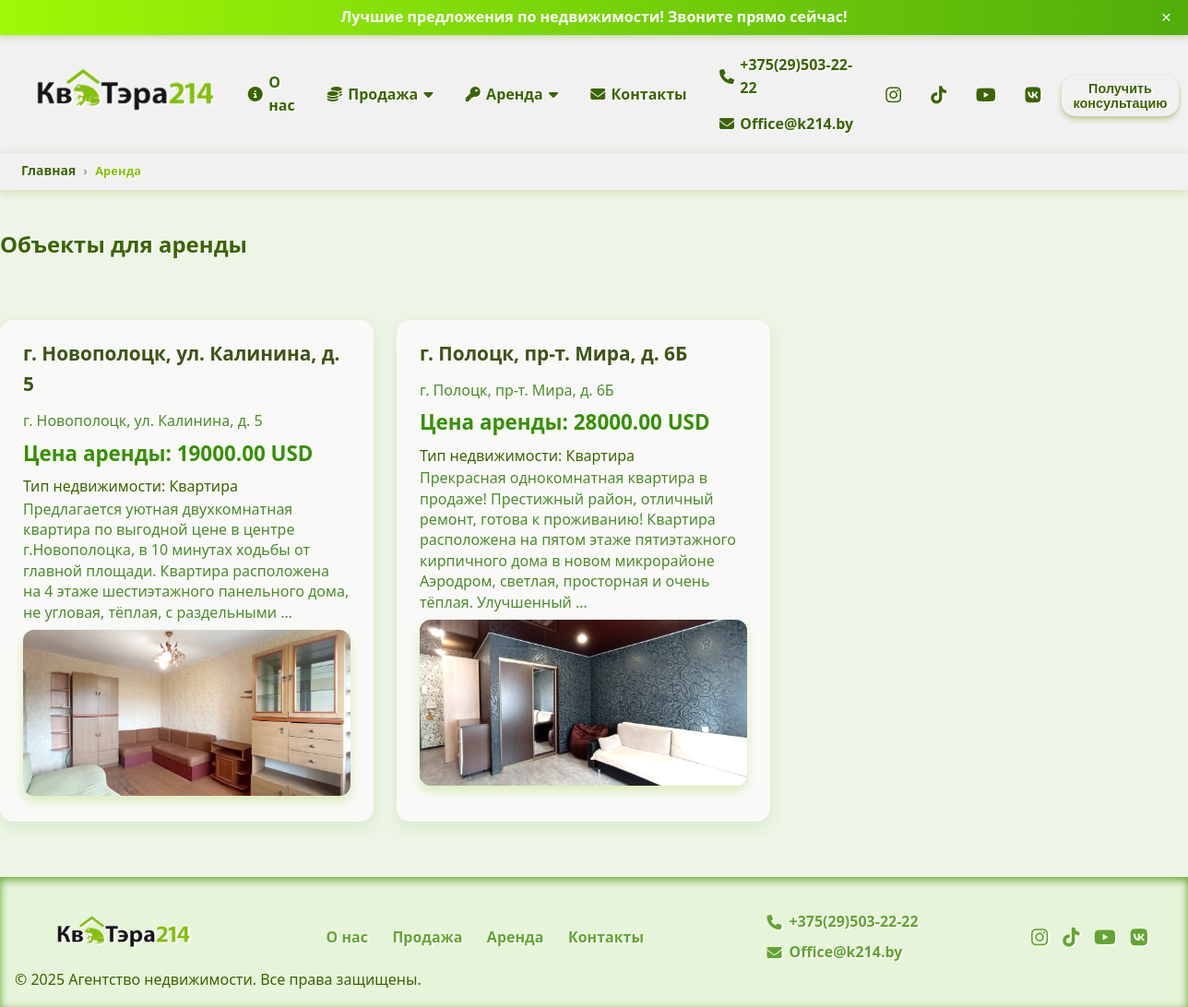
The app's page /rent with its own data.
### webapp/models.py (models this page shows, shortened)
class Contact(models.Model):
    name = models.CharField(max_length=255)
    phone = models.CharField(max_length=20, default='phone')
    phone_two = models.CharField(max_length=20, default='phone')
    email = models.EmailField()
    class Meta:
        verbose_name = "Контакт"
        verbose_name_plural = "Контакты"

class SocialNetwork(models.Model):
    contact = models.ForeignKey(Contact, related_name='social_networks', on_delete=models.CASCADE)
    name = models.CharField(max_length=100)
    url = models.URLField()
    icon = models.CharField(max_length=100, help_text='Название иконки (например, fa-facebook) или путь')
    class Meta:
        verbose_name = "Соц сети"
        verbose_name_plural = "Соц сети"

class Property(models.Model):
    CURRENCY_CHOICES = [
        ('USD', 'USD'),
        ('BYN', 'BYN'),
    ]
    name = models.CharField(max_length=255, verbose_name="Имя/Адрес")
    slug = models.SlugField(max_length=255, unique=True, blank=True, null=True, verbose_name="Для адресной строки ЮРЛ")
    city_name = models.CharField(max_length=255, default='город', verbose_name="Город")
    description = models.TextField(verbose_name="Описание")
    notes = models.TextField(default='Примечание', verbose_name="Примечание")
    address = models.CharField(max_length=500, verbose_name="Адрес")
    price = models.DecimalField(max_digits=12, decimal_places=2, verbose_name="Цена")
    floor = models.TextField(help_text='Этаж', verbose_name="Этаж", default=0)
    many_rooms = models.TextField(help_text='Сколько комнат', verbose_name="Сколько комнат", default=0)
    area = models.FloatField(help_text='Площадь в квадратных метрах', verbose_name="Полщадь м/кв")
    area_ga = models.FloatField(help_text='Площадь в гектарах/сотках', verbose_name="Площадь в гектарах/сотках", null=True, blank=True)
    date_posted = models.DateField(auto_now_add=True, verbose_name="Дата добавления")
    is_sale = models.BooleanField(default=True, verbose_name="Продается")
    is_rent = models.BooleanField(default=True, verbose_name="Сдается в аренду")
    is_active_new = models.BooleanField(default=True, verbose_name="Новое объявление")
    is_active_house = models.BooleanField(default=True, verbose_name="Доступен дом")
    is_active_country_house = models.BooleanField(default=True, verbose_name="Доступен загородный дом")
    is_active_apartment = models.BooleanField(default=True, verbose_name="Доступна квартира")
    is_active_sold = models.BooleanField(default=False, verbose_name="Продан")
    contacts = models.ManyToManyField('Contact', related_name='properties', verbose_name="Контакты")
    currency = models.CharField(max_length=3, choices=[('USD', 'USD'), ('BYN', 'BYN')], default='USD', verbose_name="Валюта")
    class Meta:
        verbose_name = "Объекты"
        verbose_name_plural = "Объекты"

class PropertyPhoto(models.Model):
    property = models.ForeignKey(Property, related_name='photos', on_delete=models.CASCADE)
    photo = models.ImageField(upload_to='property_photos/')
    alt_text = models.CharField(max_length=255, blank=True)

### webapp/views.py (the view, shortened to what this page needs)
# urls.py: path('rent', views.rent, name='rent'),
def rent(request):
    properties = Property.objects.filter(is_rent=True)  # добавляем фильтр по аренде
    property_types = request.GET.getlist('property_type')
    direction = request.GET.get('direction', '').strip()
    if direction:
        properties = properties.filter(address__icontains=direction)
    price_min = request.GET.get('price_min')
    if price_min:
        try:
            price_min = float(price_min)
            properties = properties.filter(price__gte=price_min)
        except (ValueError, TypeError):
            pass
    price_max = request.GET.get('price_max')
    if price_max:
        try:
            price_max = float(price_max)
            properties = properties.filter(price__lte=price_max)
        except (ValueError, TypeError):
            pass
    currency = request.GET.get('currency')
    if currency in dict(Property.CURRENCY_CHOICES).keys():
        properties = properties.filter(currency=currency.upper())
    context = {
        'properties': properties,
    }
    return render(request, 'webapp/rent_page.html', context)

### webapp/context_processors.py (called while the page is built)
def contact_data(request):
    contact = Contact.objects.prefetch_related('social_networks').first()
    return {
        'contact': contact,
    }

### webapp/templates/webapp/rent_page.html (shortened to what this page needs)
{% extends 'main/base.html' %}
{% load static %}
{% block content %}
    <nav class="breadcrumb-container" aria-label="breadcrumb">
        <ol class="breadcrumb-list">
            <li class="breadcrumb-item">
                <a href="{% url 'index' %}" class="nav-link">Главная</a>
            </li>
            <li class="breadcrumb-item active" aria-current="page">Аренда</li>
        </ol>
    </nav>
    <section>
        <div class="rent-container">
            <h1 class="page-title">Объекты для аренды</h1>
            {% if properties %}
                <div class="properties-list">
                    {% for property in properties %}
                        <div class="property-card">
                            <h2 class="property-name">
                                <a href="{% url 'rent_single' property.slug %}">{{ property.name }}</a>
                            </h2>
                            <p class="property-address">{{ property.address }}</p>
                            <p class="property-price">Цена аренды: {{ property.price }} USD</p>
                            <p class="property-type">
                                Тип недвижимости:
                                {% if property.is_active_apartment %}
                                    Квартира
                                {% elif property.is_active_house %}
                                    Дом
                                {% elif property.is_active_country_house %}
                                    Дача
                                {% elif property.is_active_new %}
                                    Новостройка
                                {% elif property.is_active_sold %}
                                    Продано
                                {% else %}
                                    Другой тип
                                {% endif %}
                            </p>
                            <p class="property-description">{{ property.description|truncatewords:30 }}</p>
                            <a href="{% url 'rent_single' property.slug %}">
                                {% if property.photos.all %}
                                    <div class="property-photos">
                                        <img src="{{ property.photos.all.0.photo.url }}"
                                             alt="{{ property.photos.all.0.alt_text }}"
                                             class="property-main-photo"/>
                                    </div>
                                {% endif %}
                            </a>
                        </div>
                    {% endfor %}
                </div>
            {% endif %}
        </div>
    </section>
{% endblock %}

### templates/main/base.html (shortened to what this page needs)
{% load static %}
<!DOCTYPE html>
<html lang="ru">
<head>
  <link href="https://cdnjs.cloudflare.com/ajax/libs/font-awesome/6.4.0/css/all.min.css" rel="stylesheet" />
  <link rel="stylesheet" href="{% static 'webapp/css/style.css' %}" />
</head>
<body>
  <div id="top-bar" class="top-bar">
    <span>Лучшие предложения по недвижимости! Звоните прямо сейчас!</span>
    <button class="close-button" aria-label="Закрыть">&times;</button>
  </div>
  <header class="header">
      <div class="container header-container">
          <div class="logo">
              <a href="{% url 'index' %}">
                  <img src="{% static 'webapp/images/logo_kvatera.png' %}" alt="Логотип агентства"/>
              </a>
          </div>
          <nav id="navMenu" class="nav" aria-hidden="true">
              <ul class="menu">
                  <li><a href="{% url 'about' %}"><i class="fa-solid fa-info-circle"></i> О нас</a></li>
                  <li class="dropdown sale-dropdown">
                      <a href="{% url 'sale' %}"><i class="fa-solid fa-coins"></i> Продажа <i
                              class="fa fa-caret-down"></i></a>
                  </li>
                  <li class="dropdown rent-dropdown">
                      <a href="{% url 'rent' %}"><i class="fa-solid fa-key"></i> Аренда <i class="fa fa-caret-down"></i></a>
                  </li>
                  <li><a href="{% url 'contacts' %}"><i class="fa-solid fa-envelope"></i> Контакты</a></li>
                  <li class="contacts-menu">
                      <a href="tel:{{ contact.phone|urlencode }}"><i class="fa-solid fa-phone"></i> {{ contact.phone }}
                      </a>
                      <a href="mailto:{{ contact.email|urlencode }}"><i
                              class="fa-solid fa-envelope"></i> {{ contact.email }}</a>
                  </li>
                  <li class="social-menu">
                      {% for social in contact.social_networks.all %}
                          <a href="{{ social.url }}" aria-label="{{ social.name }}" target="_blank"
                             rel="noopener noreferrer">
                              <i class="{{ social.icon }}"></i>
                          </a>
                      {% empty %}
                          <span>Соцсетей нет</span>
                      {% endfor %}
                  </li>
                  <li>
                      <button class="btn-consultation" id="openConsultationBtn">Получить консультацию</button>
                  </li>
              </ul>
          </nav>
      </div>
  </header>
  {% block content %}{% endblock %}
    <footer class="footer">
        <div class="container footer-container">
            <div class="footer-logo">
                <img src="{% static 'webapp/images/logo_kvatera.png' %}" alt="Логотип агентства"/>
            </div>
            <nav class="footer-menu">
                <a href="#about">О нас</a>
                <a href="#sale-house">Продажа</a>
                <a href="#rent-house">Аренда</a>
                <a href="{% url 'contacts' %}">Контакты</a>
            </nav>
            <div class="footer-contacts">
                <p>
                    <i class="fa-solid fa-phone"></i>
                    <a href="tel:{{ contact.phone|urlencode }}">{{ contact.phone }}</a>
                </p>
                <p>
                    <i class="fa-solid fa-envelope"></i>
                    <a href="mailto:{{ contact.email|urlencode }}">{{ contact.email }}</a>
                </p>
            </div>
            <div class="footer-social">
                {% for social in contact.social_networks.all %}
                    <a href="{{ social.url }}" aria-label="{{ social.name }}" target="_blank" rel="noopener noreferrer">
                        <i class="{{ social.icon }}"></i>
                    </a>
                {% empty %}
                    <p>Соцсетей нет</p>
                {% endfor %}
            </div>
        </div>
        <div class="copyright">
            &copy; 2025 Агентство недвижимости. Все права защищены.
        </div>
    </footer>
</body>
</html>

### records on screen
Contact: phone "+375(29)503-22-22", email "Office@k214.by"
Property: name "г. Новополоцк, ул. Калинина, д. 5", address "г. Новополоцк, ул. Калинина, д. 5", price "19000.00", is_active_apartment "Квартира", description "Предлагается уютная двухкомнатная квартира по выгодной цене в центре г.Новополоцка, в 10 минутах ходьбы от главной площади. Квартира расположена на 4 этаже шестиэтажного панельного дома, не угловая, тёплая, с раздельными …", photos.all.0.photo (picture)
Property: name "г. Полоцк, пр-т. Мира, д. 6Б", address "г. Полоцк, пр-т. Мира, д. 6Б", price "28000.00", is_active_apartment "Квартира", description "Прекрасная однокомнатная квартира в продаже! Престижный район, отличный ремонт, готова к проживанию! Квартира расположена на пятом этаже пятиэтажного кирпичного дома в новом микрорайоне Аэродром, светлая, просторная и очень тёплая. Улучшенный …", photos.all.0.photo (picture)
